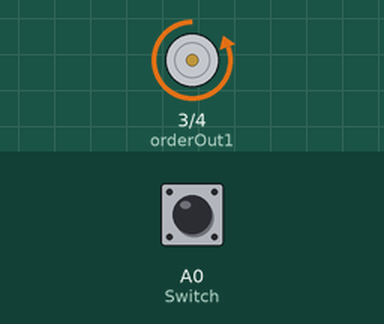
A sketch run on a simulated Arduino Uno, built with avr-gcc and run on an emulated ATmega328P. Parts: motor-driver pin pairs drawn as motors (green arrow = first pin HIGH = forward, orange = second pin HIGH = backward, longer = more drive). The inputs (shaded band) are chosen by the test bench; at power-on: A0 (Switch) HIGH. What the sketch prints to the serial monitor is not drawn.

Above: at 1.2 s.
1.3 s: A0 (Switch) pulled LOW for 0.15 s
At 1.45 s:
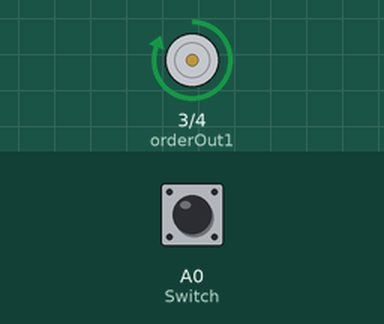
3.0 s: A0 (Switch) pulled LOW for 1 s
At 4.7 s:
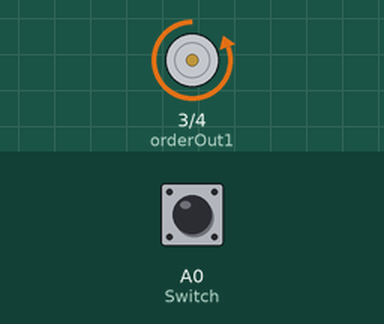
7.0 s: A0 (Switch) driven LOW
At 7.8 s:
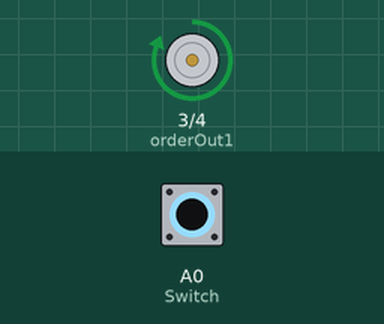
10.0 s: A0 (Switch) driven HIGH
At 11.4 s:
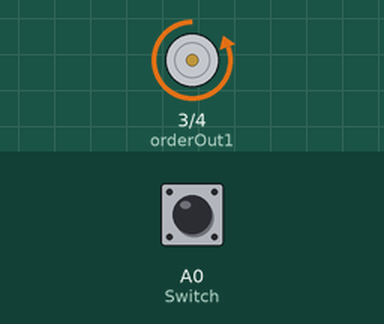
Timing chart, 0 to 12.5 s (numbered marks = the images above; inputs shaded):
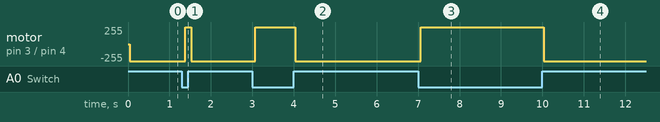

The sketch:

sketch_aug25a.ino
```cpp
// (licence header left out)
#include <SoftwareSerial.h>
SoftwareSerial mySerial(10, 11); // RX, TX
#define con 20
#define Switch A0
#define State 2
//!信号输出引脚
#define orderOut1 3
#define orderOut2 4
unsigned char Re_buf[11], counter = 0;
unsigned char sign = 0;
//!从GY33读来的颜色值
byte r = 0, g = 0,b=0;

//!表示队伍号
int state = 1;

//***********************************************添加部分****************************

void setup()
{
  Serial.begin(9600);
  // Serial.print("hello");
  mySerial.begin(9600);
  delay(1);
  mySerial.write(0XA5);
  mySerial.write(0X01); //初始化,连续输出模式
  mySerial.write(0XA6); //初始化,连续输出模式
  pinMode(Switch, INPUT_PULLUP);
  pinMode(orderOut1, OUTPUT);
  pinMode(orderOut2, OUTPUT);
  digitalWrite(orderOut1, LOW);
  digitalWrite(orderOut2, LOW);
}

/**
 * @brief 接收颜色
 *
 */
void gather()
{
  unsigned char i = 0, sum = 0;
  if (sign == 1)
  {
    //Serial.println("h");
    sign = 0;
    for (i = 0; i < 7; i++)
      sum += Re_buf[i];
    if (sum == Re_buf[i]) //检查帧头，帧尾
    {
      r = Re_buf[4];
      g = Re_buf[5];
      b = Re_buf[6];
    }
  }
  while (mySerial.available())
  {
    byte readedchar = mySerial.read();
    Re_buf[counter] = (unsigned char)readedchar;
    if (counter == 0 && Re_buf[0] != 0x5A)
      return; // 检查帧头
    counter++;
    if (counter == 8) //接收到数据
    {
      counter = 0; //重新赋值，准备下一帧数据的接收
      sign = 1;
    }
  }
}

/**
 * @brief 判断颜色并发送信号给步进电机控制板
 * @notes 引脚信号表
 * --------------------------------------------------------
 *    引脚\意义   |  丢弃  |   使用  |  粉色   |   跑    |
 *    orderOut1  |   LOW  |  HIGH  |   HIGH  |   LOW   |
 *    orderOut2  |   HIGH |  LOW   |   HIGH  |   LOW   |
 * --------------------------------------------------------
 */
void judge()
{
  //!计算20次读取G的平均值
  int aver = 0;
  for (int a = 0; a < con;a++)
  {
    gather();
    delay(1);
    aver += g;
  }
  aver /= con;

  //!读值稳定了
  if (abs(aver - g) <= 10)
  {
    //黑色 r:49,g:62,b:58
    //粉色 r:255,g:181,b:236
    //跑 r:255,g:78,b:107
    //白色 r:255,g:255,b:255
//    Serial.println(aver);

    //!是黑色的话

    if(aver<90)
    {
      if(r<90)//黑色
        {
          if (state)//abandon
          {
            digitalWrite(orderOut1, LOW);
            digitalWrite(orderOut2, HIGH);
            Serial.print("黑色1");Serial.println(digitalRead(orderOut1));Serial.println(digitalRead(orderOut2));
          }
          else //use
          {
            digitalWrite(orderOut1, HIGH);
            digitalWrite(orderOut2, LOW);Serial.println(digitalRead(orderOut1));Serial.println(digitalRead(orderOut2));
            Serial.print("黑色2");
          }
        }
        else
        {
          digitalWrite(orderOut1,LOW);
          digitalWrite(orderOut2, LOW);
     //     Serial.println("无球");
        }
    }
    else
    {
      if(aver<190)
      {
          digitalWrite(orderOut1,HIGH);
          digitalWrite(orderOut2, HIGH);
          Serial.println("Pink");
      }
      else
      {
        if(state)
        {
          digitalWrite(orderOut1,HIGH);
          digitalWrite(orderOut2, LOW);
          Serial.println("白色1");
          Serial.println(digitalRead(orderOut1));
          Serial.println(digitalRead(orderOut2));
        }
        else
        {
          digitalWrite(orderOut1,LOW);
          digitalWrite(orderOut2,HIGH);
          Serial.println("白色2");
          Serial.println(digitalRead(orderOut1));
          Serial.println(digitalRead(orderOut2));
          Serial.println(digitalRead(orderOut1));Serial.println(digitalRead(orderOut2));
        }
      }
    }
  }
}


/*
    if (aver < 90&& r<90)
    {
      Serial.print("黑色");
      if (state)
      {
        digitalWrite(orderOut1, LOW);
        digitalWrite(orderOut2, HIGH);
        Serial.print("丢弃");
      }
      else
      {
        digitalWrite(orderOut1, HIGH);
        digitalWrite(orderOut2, LOW);
        Serial.print("使用");
      }
    }
    else
    {
      if (r> 170&&(g+b)<300)
      {
        digitalWrite(orderOut1, LOW);
        digitalWrite(orderOut2, LOW);
        Serial.println("跑");
      }
      else
      {
        if (aver < 220)
        {
          Serial.println("粉红");
          digitalWrite(orderOut1, HIGH);
          digitalWrite(orderOut2, HIGH);
        }
        else
        {
          if (state)
          {
            Serial.println("白色");
            digitalWrite(orderOut1, HIGH);
            digitalWrite(orderOut2, LOW);
            Serial.print("使用");
          }
          else
          {
            Serial.println("白色");
            digitalWrite(orderOut1, LOW);
            digitalWrite(orderOut2, HIGH);
            Serial.println("丢弃");
          }
        }
      }
    }
  }
}
*/
void loop()
{
        Serial.print("r:");
      Serial.print( r, DEC);
      Serial.print(",g:");
      Serial.print( g, DEC);
      Serial.print(",b:");
      Serial.println(b, DEC);
  float Data = 0;
  int i = 0;
  for (i = 0; i < 10; i++)
  {
    delay(2);
    Data += digitalRead(Switch);
  }
  if (Data > 5)
  {  state = 1;  Serial.println("抽到红方球");
  }
  else
   { state = 0;  Serial.println("抽到蓝方");
   }
  judge();
  delay(10);
}
```

Measured:
- after the input at 1.3 s, motor on pin 3 (orderOut1) / pin 4 (orderOut2): backward 255/255 → forward 255/255 after 0.08 s, → backward 255/255 0.15 s later
- after the input at 3.0 s, motor on pin 3 (orderOut1) / pin 4 (orderOut2): backward 255/255 → forward 255/255 after 0.07 s, → backward 255/255 0.97 s later
- after the input at 7.0 s, motor on pin 3 (orderOut1) / pin 4 (orderOut2): backward 255/255 → forward 255/255 after 0.06 s
- after the input at 10.0 s, motor on pin 3 (orderOut1) / pin 4 (orderOut2): forward 255/255 → backward 255/255 at once
